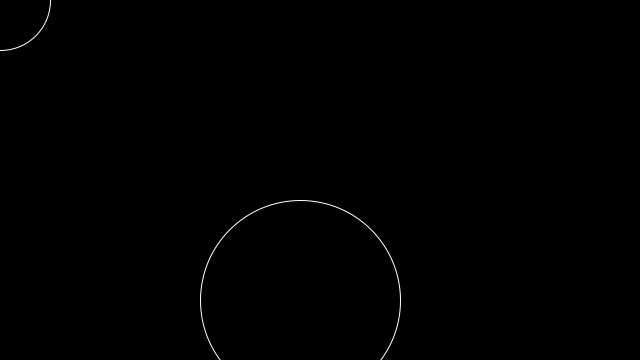
Frame 1 (no input)
Frame 60 (the mouse pressed at the canvas centre just before this capture): identical to frame 1, image omitted
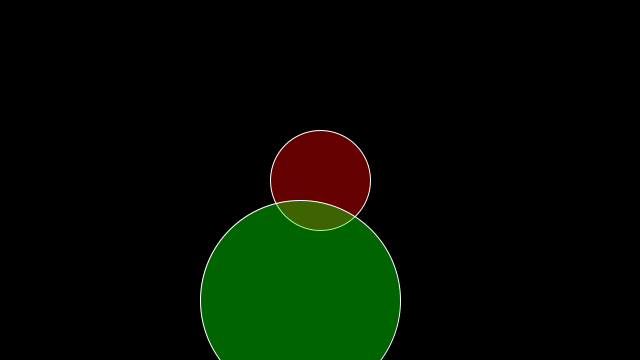
Frame 120 (the mouse held since frame 60 and released just before this capture)

The Processing sketch that drew these frames (run headless with seeded random() and noise(); from frame 60 on, the mouse is pressed at the canvas centre):

// Processing sketch: circle_communication
// ── circle_communication.pde
circle b1,b2;
void setup(){
  
  size(640,360);
  background(0);
  b1=new circle(100,100,100);
  b2=new circle(300,300,200);
  
}
void draw(){
  background(0);
  b1.x=mouseX;
  b1.y=mouseY;
  
  b1.particle();
  b2.particle();
  b1.touch(b2);
  
}

// ── circle.pde
class circle{
  float x;
  float y;
  float r;
  color col;
  circle(float tx,float ty,float tr){
    x=tx;
    y=ty;
    r=tr;
  }
  void particle(){
    stroke(255);
    fill(col);
    circle(x,y,r);
  }
  void touch(circle other){
    float d=dist(x,y,other.x,other.y);
    if(d<=(r+other.r)/2){
        col=color(255,0,0,100);
        other.col=color(0,255,0,100);
    }
    else{
        col=color(0);
        other.col=color(0);
     }
  }
}
